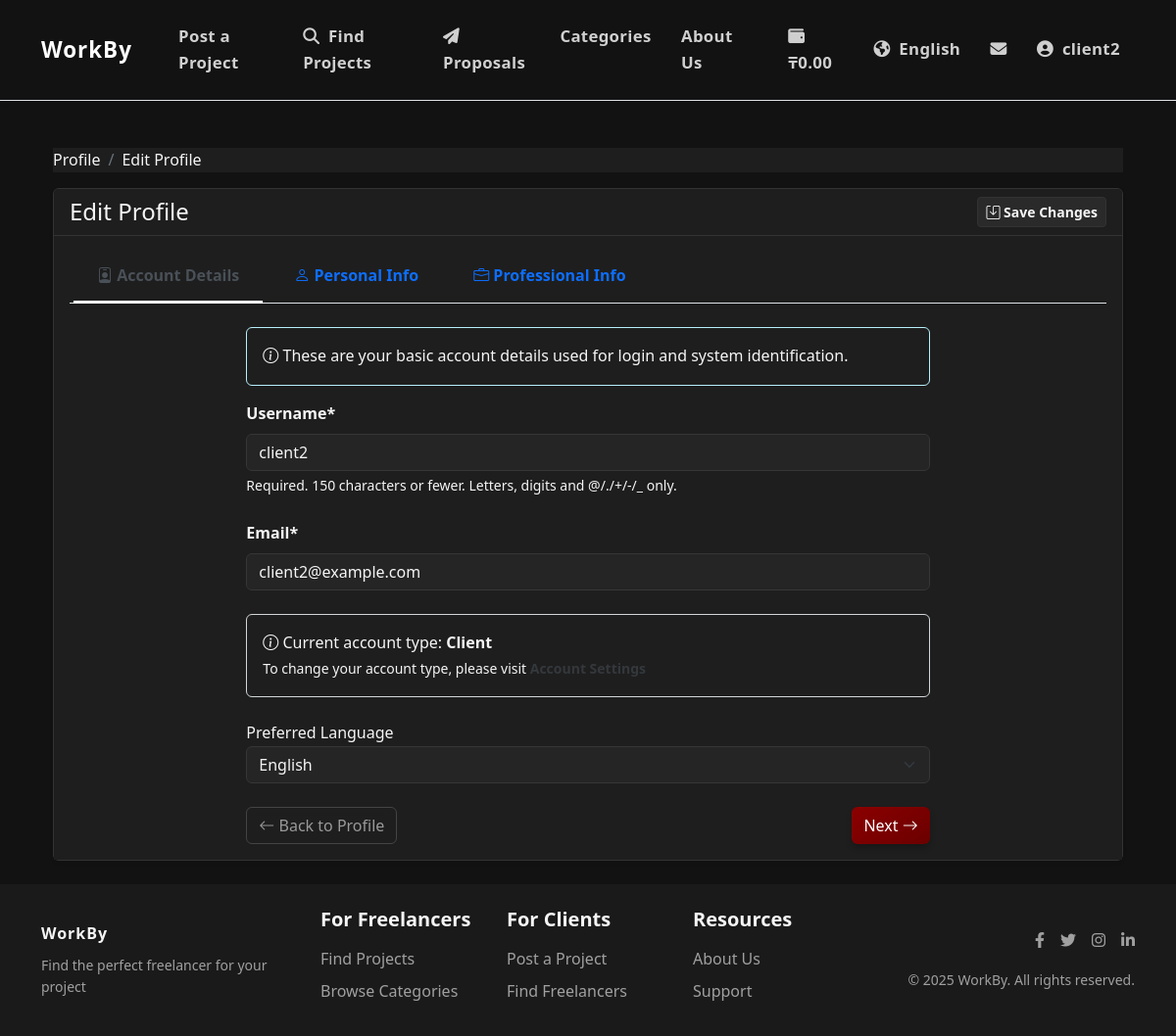
Page /en/accounts/profile/edit/ (signed in) on the committed database.
### payments/models.py (models this page shows, shortened)
class Wallet(models.Model):
    user = models.OneToOneField(
        settings.AUTH_USER_MODEL,
        on_delete=models.CASCADE,
        related_name='wallet'
    )
    balance = models.DecimalField(_('Balance'), max_digits=10, decimal_places=2, default=0)
    is_active = models.BooleanField(_('Active'), default=True)
    created_at = models.DateTimeField(_('Created At'), auto_now_add=True)
    updated_at = models.DateTimeField(_('Updated At'), auto_now=True)
    class Meta:
        verbose_name = _('Wallet')
        verbose_name_plural = _('Wallets')

### accounts/models.py (models this page shows, shortened)
class User(AbstractUser):
    USER_TYPE_CHOICES = (
        ('client', _('Client')),
        ('freelancer', _('Freelancer')),
    )
    LANGUAGE_CHOICES = (
        ('en', _('English')),
        ('ru', _('Russian')),
        ('kk', _('Kazakh')),
    )
    user_type = models.CharField(_('User Type'), max_length=10, choices=USER_TYPE_CHOICES, default='client')
    bio = models.TextField(_('Biography'), blank=True)
    avatar = models.ImageField(_('Avatar'), upload_to='avatars/', blank=True, null=True)
    phone_number = models.CharField(_('Phone Number'), max_length=15, blank=True)
    preferred_language = models.CharField(_('Preferred Language'), max_length=2, choices=LANGUAGE_CHOICES, default='en')
    dark_mode = models.BooleanField(_('Dark Mode'), default=False)
    skills = models.TextField(_('Skills'), blank=True)
    hourly_rate = models.DecimalField(_('Hourly Rate'), max_digits=10, decimal_places=2, null=True, blank=True)
    company_name = models.CharField(_('Company Name'), max_length=100, blank=True)
    @property
    def is_client(self):
        return self.user_type == 'client'
    @property
    def is_freelancer(self):
        return self.user_type == 'freelancer'

### accounts/views.py (the view)
# urls.py: path('profile/edit/', views.profile_edit_view, name='profile_edit'),
@login_required
def profile_edit_view(request):
    user = request.user
    if request.method == 'POST':
        user_form = UserUpdateForm(request.POST, request.FILES, instance=user)
        location = request.POST.get('location', '')
        if user.user_type == 'freelancer':
            profile, created = FreelancerProfile.objects.get_or_create(user=user)
            profile_form = FreelancerProfileForm(request.POST, request.FILES, instance=profile)
            freelancer_form = FreelancerUserForm(request.POST, instance=user)
            valid_forms = user_form.is_valid() and profile_form.is_valid() and freelancer_form.is_valid()
        else:
            profile, created = ClientProfile.objects.get_or_create(user=user)
            profile_form = ClientProfileForm(request.POST, instance=profile)
            client_form = ClientUserForm(request.POST, instance=user)
            valid_forms = user_form.is_valid() and profile_form.is_valid() and client_form.is_valid()
        if valid_forms:
            user_form.save()
            profile_form.save()
            if user.user_type == 'freelancer':
                freelancer_form.save()
            else:
                client_form.save()
            messages.success(request, _('Your profile has been updated!'))
            return redirect('accounts:profile')
    else:
        user_form = UserUpdateForm(instance=user)
        if user.user_type == 'freelancer':
            profile, created = FreelancerProfile.objects.get_or_create(user=user)
            profile_form = FreelancerProfileForm(instance=profile)
            freelancer_form = FreelancerUserForm(instance=user)
        else:
            profile, created = ClientProfile.objects.get_or_create(user=user)
            profile_form = ClientProfileForm(instance=profile)
            client_form = ClientUserForm(instance=user)
    context = {
        'user_form': user_form,
        'profile_form': profile_form,
    }
    if user.user_type == 'freelancer':
        context['freelancer_form'] = freelancer_form
    else:
        context['client_form'] = client_form
    return render(request, 'accounts/profile_edit.html', context)

### accounts/forms.py
class UserUpdateForm(forms.ModelForm):
    email = forms.EmailField()
    class Meta:
        model = User
        fields = ['username', 'email', 'first_name', 'last_name', 'bio', 'avatar', 'phone_number']
        widgets = {
            'bio': forms.Textarea(attrs={'rows': 4}),
        }

class ClientProfileForm(forms.ModelForm):
    class Meta:
        model = ClientProfile
        fields = ('company_website', 'industry', 'company_size')

### jobs/context_processors.py (called while the page is built)
def contracts_processor(request):
    context = {
        'has_contracts': False,
    }
    if request.user.is_authenticated:
        contracts_exist = Contract.objects.filter(
            models.Q(client=request.user) | models.Q(freelancer=request.user)
        ).exists()
        context['has_contracts'] = contracts_exist
    return context

### payments/context_processors.py (called while the page is built)
def wallet_balance(request):
    if request.user.is_authenticated:
        wallet, _ = Wallet.objects.get_or_create(user=request.user)
        return {'user_balance': wallet.balance}
    return {'user_balance': None}

### templates/accounts/profile_edit.html (shortened to what this page needs)
{% extends 'base.html' %}
{% load i18n %}
{% load static %}
{% load crispy_forms_tags %}
{% block content %}
<div class="container mt-4">
    <div class="row">
        <div class="col-lg-12">
            <nav aria-label="breadcrumb">
                <ol class="breadcrumb">
                    <li class="breadcrumb-item"><a href="{% url 'accounts:profile' %}">{% trans "Profile" %}</a></li>
                    <li class="breadcrumb-item active" aria-current="page">{% trans "Edit Profile" %}</li>
                </ol>
            </nav>
        </div>
    </div>
    <div class="row">
        <div class="col-lg-12">
            <div class="card shadow-sm">
                <div class="card-header bg-primary text-white d-flex justify-content-between align-items-center">
                    <h4 class="mb-0">{% trans "Edit Profile" %}</h4>
                    <button type="submit" form="profile-form" class="btn btn-light btn-sm">
                        <i class="bi bi-save"></i> {% trans "Save Changes" %}
                    </button>
                </div>
                <div class="card-body">
                    <form method="post" enctype="multipart/form-data" id="profile-form">
                        <ul class="nav nav-tabs mb-4" id="profileTabs" role="tablist">
                            <li class="nav-item" role="presentation">
                                <button class="nav-link active" id="account-tab" data-bs-toggle="tab" data-bs-target="#account" type="button" role="tab" aria-controls="account" aria-selected="true">
                                    <i class="bi bi-person-badge"></i> {% trans "Account Details" %}
                                </button>
                            </li>
                            <li class="nav-item" role="presentation">
                                <button class="nav-link" id="personal-tab" data-bs-toggle="tab" data-bs-target="#personal" type="button" role="tab" aria-controls="personal" aria-selected="false">
                                    <i class="bi bi-person"></i> {% trans "Personal Info" %}
                                </button>
                            </li>
                            <li class="nav-item" role="presentation">
                                <button class="nav-link" id="professional-tab" data-bs-toggle="tab" data-bs-target="#professional" type="button" role="tab" aria-controls="professional" aria-selected="false">
                                    <i class="bi bi-briefcase"></i> {% trans "Professional Info" %}
                                </button>
                            </li>
                        </ul>
                        <div class="tab-content" id="profileTabsContent">
                            <div class="tab-pane fade show active" id="account" role="tabpanel" aria-labelledby="account-tab">
                                <div class="row">
                                    <div class="col-md-8 mx-auto">
                                        <div class="alert alert-info">
                                            <i class="bi bi-info-circle"></i> {% trans "These are your basic account details used for login and system identification." %}
                                        </div>
                                        <div class="mb-4">
                                            {{ user_form.username|as_crispy_field }}
                                        </div>
                                        <div class="mb-4">
                                            {{ user_form.email|as_crispy_field }}
                                        </div>
                                        <div class="mb-4">
                                            <div class="alert alert-secondary">
                                                <i class="bi bi-info-circle"></i> {% trans "Current account type" %}: <strong>{% if user.user_type == 'freelancer' %}{% trans "Freelancer" %}{% else %}{% trans "Client" %}{% endif %}</strong>
                                                <br>
                                                <small>{% trans "To change your account type, please visit" %} <a href="#" class="alert-link">{% trans "Account Settings" %}</a></small>
                                            </div>
                                        </div>
                                        <div class="mb-4">
                                            <div class="form-group">
                                                <label for="id_preferred_language">{% trans "Preferred Language" %}</label>
                                                <select name="preferred_language" class="form-select" id="id_preferred_language">
                                                    <option value="en" {% if user.preferred_language == 'en' %}selected{% endif %}>{% trans "English" %}</option>
                                                </select>
                                            </div>
                                        </div>
                                        <div class="d-flex justify-content-between mt-4">
                                            <a href="{% url 'accounts:profile' %}" class="btn btn-outline-secondary">
                                                <i class="bi bi-arrow-left"></i> {% trans "Back to Profile" %}
                                            </a>
                                            <button type="button" class="btn btn-primary" onclick="document.getElementById('personal-tab').click()">
                                                {% trans "Next" %} <i class="bi bi-arrow-right"></i>
                                            </button>
                                        </div>
                                    </div>
                                </div>
                            </div>
                        </div>
                    </form>
                </div>
            </div>
        </div>
    </div>
</div>
{% endblock %}

### templates/includes/header.html (shortened to what this page needs)
{% load i18n %}
{% load static %}
<nav class="navbar navbar-expand-lg navbar-dark bg-dark border-bottom py-3">
    <div class="container">
        <a class="navbar-brand" href="{% url 'jobs:home' %}">
            <span style="font-size: 1.4rem; font-weight: 700; letter-spacing: 1px; color: #fff;">WorkBy</span>
        </a>
        <div class="collapse navbar-collapse" id="navbarSupportedContent">
            <ul class="navbar-nav me-auto mb-2 mb-lg-0">
                {% if user.is_authenticated %}
                    {% if user.is_client %}
                        <li class="nav-item">
                            <a class="nav-link" href="{% url 'jobs:project_create' %}">{% trans "Post a Project" %}</a>
                        </li>
                    {% endif %}
                    <li class="nav-item">
                        <a class="nav-link" href="{% url 'jobs:project_list' %}"><i class="fas fa-search me-1"></i> {% trans "Find Projects" %}</a>
                    </li>
                    <li class="nav-item">
                        <a class="nav-link" href="{% url 'jobs:my_proposals' %}">
                            <i class="fas fa-paper-plane me-1"></i> {% trans "Proposals" %}
                        </a>
                    </li>
                    <li class="nav-item">
                        <a class="nav-link" href="{% url 'jobs:categories' %}">{% trans "Categories" %}</a>
                    </li>
                    <li class="nav-item">
                        <a class="nav-link" href="{% url 'jobs:about' %}">{% trans "About Us" %}</a>
                    </li>
                {% endif %}
            </ul>
            <ul class="navbar-nav ml-auto align-items-center">
                {% if user.is_authenticated and user_balance is not None %}
                <li class="nav-item me-3">
                    <a href="{% url 'payments:wallet' %}" class="nav-link">
                        <i class="fas fa-wallet me-1"></i>
                        <span class="fw-bold">₸{{ user_balance }}</span>
                    </a>
                </li>
                {% endif %}
                <li class="nav-item dropdown">
                    <a class="nav-link dropdown-toggle" href="#" id="languageDropdown" role="button" data-bs-toggle="dropdown" aria-expanded="false">
                        <i class="fas fa-globe-americas me-1"></i>
                        {% get_current_language as CURRENT_LANGUAGE %}
                        {% if CURRENT_LANGUAGE == 'en' %}
                            {% trans "English" %}
                        {% elif CURRENT_LANGUAGE == 'ru' %}
                            {% trans "Russian" %}
                        {% elif CURRENT_LANGUAGE == 'kk' %}
                            {% trans "Kazakh" %}
                        {% endif %}
                    </a>
                </li>
                {% if user.is_authenticated %}
                    <li class="nav-item d-none d-lg-block">
                        <a class="nav-link" href="{% url 'chat:inbox' %}" title="{% trans 'Messages' %}">
                            <i class="fas fa-envelope"></i>
                        </a>
                    </li>
                    <li class="nav-item dropdown">
                        <a class="nav-link dropdown-toggle" href="#" id="navbarDropdown" role="button" data-bs-toggle="dropdown" aria-expanded="false">
                            {% if user.avatar %}
                                <img src="{{ user.avatar.url }}" alt="{{ user.get_full_name|default:user.username }}" class="avatar avatar-sm rounded-circle me-1">
                            {% else %}
                                <i class="fas fa-user-circle me-1"></i>
                            {% endif %}
                            {{ user.username }}
                        </a>
                    </li>
                {% endif %}
            </ul>
        </div>
    </div>
</nav>

### rows in the picture
Wallet: balance "0.00"
User: username "client2", email "client2@example.com", preferred_language "English"
